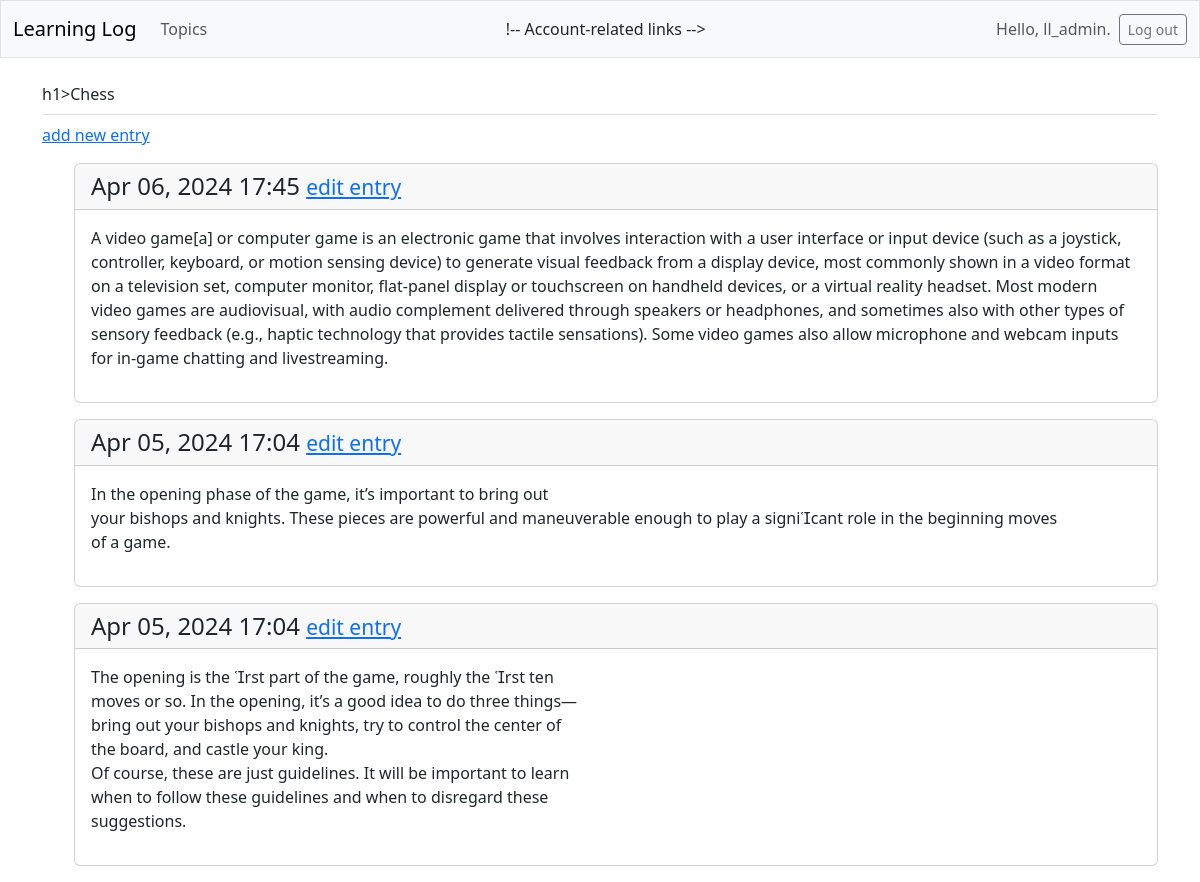
The page /topics/1/ (signed in) on the database its author committed.
### learning_logs/models.py (models this page shows, shortened)
class Topic(models.Model):
    text = models.CharField(max_length=200)
    date_added = models.DateTimeField(auto_now_add=True)
    owner = models.ForeignKey(User, on_delete=models.CASCADE)

class Entry(models.Model):
    topic = models.ForeignKey(Topic, on_delete=models.CASCADE)
    text = models.TextField()
    date_added = models.DateTimeField(auto_now_add=True)
    class Meta:
        verbose_name_plural = 'entries'

### learning_logs/views.py (the view)
# urls.py: path('topics/<int:topic_id>/', views.topic, name='topic'),
@login_required
def topic(request, topic_id):
    topic = Topic.objects.get(id=topic_id)
    if topic.owner != request.user:
        raise Http404
    entries = topic.entry_set.order_by('-date_added')
    context = {'topic': topic, 'entries': entries}
    return render(request, 'learning_logs/topic.html', context)

### learning_logs/templates/learning_logs/topic.html
{% extends 'learning_logs/base.html' %}
{% block page_header %}
    h1>{{ topic.text }}</h1>
{% endblock page_header %}
{% block content %}
    <p>
        <a href="{% url 'learning_logs:new_entry' topic.id %}">add new entry</a>
    </p>
    <ul>
    {% for entry in entries %}
        <div class="card mb-3">
            <h4 class="card-header">
                {{ entry.date_added|date:'M d, Y H:i' }}
                <small><a href="{% url 'learning_logs:edit_entry' entry.id %}">
                    edit entry</a></small>
            </h4>
            <div class="card-body">{{ entry.text|linebreaks }}</div>
        </div>
    {% empty %}
        <p>There are no entries for this topic yet.</p>
    {% endfor %}
{% endblock content %}

### learning_logs/templates/learning_logs/base.html (shortened to what this page needs)
<!doctype html>
<html lang="en">
<head>
    {% load django_bootstrap5 %}
    {% bootstrap_css %}
</html>
<body>
    <nav class="navbar navbar-expand-md navbar-light bg-light mb-4 border">
        <div class="container-fluid">
            <a class="navbar-brand" href="{% url 'learning_logs:index' %}">
                Learning Log</a>
            <div class="collapse navbar-collapse" id="navbarCollapse">
                <ul class="navbar-nav me-auto mb-2 mb-md-0">
                    <li class="nav-item">
                        <a class="nav-link" href="{% url 'learning_logs:topics' %}">
                            Topics</a></li>
                </ul>
                !-- Account-related links -->
                <ul class="navbar-nav ms-auto mb-2 mb-md-0">
                    {% if user.is_authenticated %}
                        <li class="nav-item">
                            <span class="navbar-text me-2">Hello, {{ user.username }}.
                                </span></li>
                    {% endif %}
                </ul>
                {% if user.is_authenticated %}
                    <form action="{% url 'users:logout' %}" method='post'>
                        <button name='submit' class='btn btn-outline-secondary btn-sm'>
                            Log out</button>
                    </form>
                {% endif %}
            </div>
        </div>
    </nav>
    <main class="container">
        <div class="pb-2 mb-2 border-bottom">
            {% block page_header %}{% endblock page_header %}
        </div>
        <div>
            {% block content %}{% endblock content %}
        </div>
    </main>
</body>
</html>

### rows shown on the page
Topic: text "Chess"
Entry: date_added "Apr 06, 2024 17:45", text "A video game[a] or computer game is an electronic game that involves interaction with a user interface or input device (such as a joystick, controller, keyboard, or motion sensing device) to generate visual feedback from a display device, most commonly shown in a video format on a television set, computer monitor, flat-panel display or touchscreen on handheld devices, or a virtual reality headset. Most modern video games are audiovisual, with audio complement delivered through speakers or headphones, and sometimes also with other types of sensory feedback (e.g., haptic technology that provides tactile sensations). Some video games also allow microphone and webcam inputs for in-game chatting…"
Entry: date_added "Apr 05, 2024 17:04", text "In the opening phase of the game, it’s important to bring out your bishops and knights. These pieces are powerful and maneu\u0002verable enough to play a signicant role in the beginning moves of a game."
Entry: date_added "Apr 05, 2024 17:04", text "The opening is the rst part of the game, roughly the rst ten moves or so. In the opening, it’s a good idea to do three things— bring out your bishops and knights, try to control the center of the board, and castle your king. Of course, these are just guidelines. It will be important to learn when to follow these guidelines and when to disregard these suggestions."

### other values the page prints
{{ user.username }} "ll_admin"
